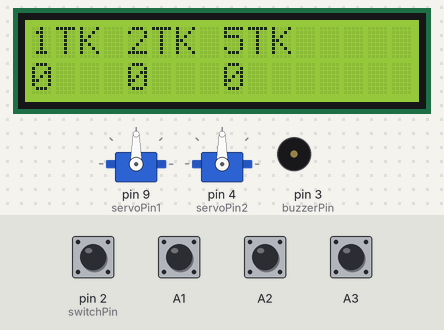
A sketch run on a simulated Arduino Uno, built with avr-gcc and run on an emulated ATmega328P. On the bench: 2 × servo, 16×2 character LCD, buzzer (waves = sounding). The inputs (shaded band) are chosen by the test bench; at power-on: A1–3, pin 2 (switchPin) HIGH.

Above: at 4.8 s.
4.9 s: pin 2 (switchPin) pulled LOW for 0.15 s
At 5.0 s:
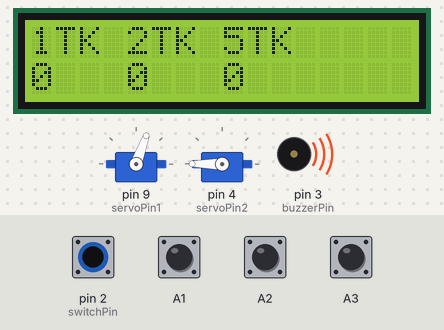
At 5.6 s:
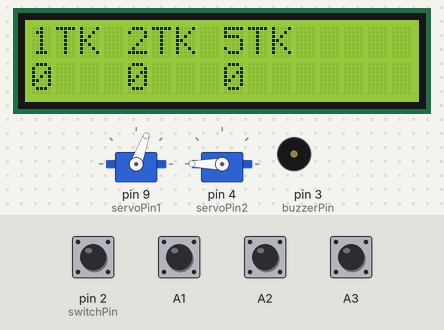
6.6 s: pin 2 (switchPin) pulled LOW for 1 s
At 8.1 s:
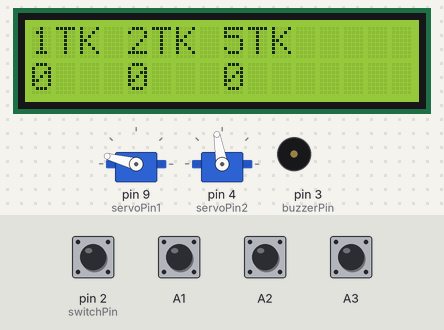
Timing chart, 0 to 9.6 s (numbered marks = the images above; inputs shaded):
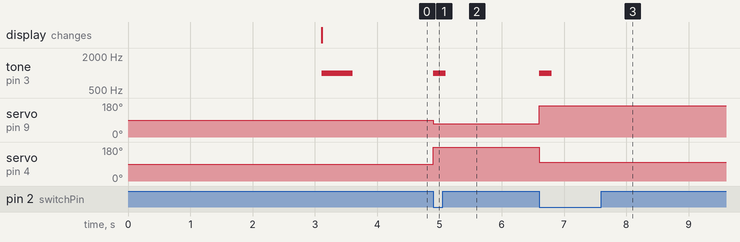

Measured:
- after the input at 4.9 s, tone on pin 3 (buzzerPin): silent → 1000 Hz at once, → silent 0.20 s later; servo on pin 9 (servoPin1): 90° → 70° at once; servo on pin 4 (servoPin2): 90° → 180° at once
- after the input at 6.6 s, tone on pin 3 (buzzerPin): silent → 1000 Hz at once, → silent 0.20 s later; servo on pin 9 (servoPin1): 70° → 165° at once; servo on pin 4 (servoPin2): 180° → 100° at once

The sketch:

coin_sorting_and_counting_machine1.ino
```cpp
#include <Wire.h>
#include <LiquidCrystal_I2C.h>
#include <Servo.h>

Servo myservo;
Servo servo1;
Servo servo2;

const int switchPin = 2;
const int servoPin1 = 9;
const int servoPin2 = 4;
const int buzzerPin = 3;  // Pin connected to the buzzer
int switchState = 0;
int previousSwitchState = 0;
int servoAngle1 = 165;
int servoAngle2 = 100;

int x1 = 0;
int input1 = A1;
int state1 = 1;

int x2 = 0;
int input2 = A2;
int state2 = 1;

int x3 = 0;
int input3 = A3;
int state3 = 1;

int total = 0;

LiquidCrystal_I2C lcd(0x27, 16, 2);  // Initialize the LCD object

void setup() {
  pinMode(switchPin, INPUT_PULLUP);  // Set the switch pin as input with internal pull-up resistor
  servo1.attach(servoPin1);  // Attach servo1 to servoPin1
  servo2.attach(servoPin2);  // Attach servo2 to servoPin2

  pinMode(buzzerPin, OUTPUT);  // Set the buzzer pin as output

  lcd.init();  // Initialize the LCD
  lcd.backlight();  // Turn on the LCD backlight

  lcd.setCursor(0, 0);  // Set the cursor to the first column of the first row
  lcd.print("Coin Sorter &");  // Print the first line of the welcome message
  lcd.setCursor(0, 1);  // Set the cursor to the first column of the second row
  lcd.print("Counter...");  // Print the second line of the welcome message

  delay(3000);  // Delay for 3 seconds to display the welcome message
  lcd.clear();  // Clear the LCD display

  lcd.setCursor(0, 0);
  lcd.print("1TK");  // Print the label for 1TK
  lcd.setCursor(4, 0);
  lcd.print("2TK");  // Print the label for 2TK
  lcd.setCursor(8, 0);
  lcd.print("5TK");  // Print the label for 5TK
  lcd.setCursor(0, 1);
  lcd.print(x1);  // Print the count of 1TK
  lcd.setCursor(4, 1);
  lcd.print(x2);  // Print the count of 2TK
  lcd.setCursor(8, 1);
  lcd.print(x3);  // Print the count of 5TK

  // Activate buzzer sound during setup
  tone(buzzerPin, 1000, 500);  // Play a tone on the buzzer for 500 milliseconds
  delay(500);
}

void loop() {
  switchState = digitalRead(switchPin);  // Read the state of the switch

  if (switchState != previousSwitchState && switchState == LOW) {
    // Toggle servo angles when the switch is pressed
    servoAngle1 = (servoAngle1 == 165) ? 70 : 165;
    servoAngle2 = (servoAngle2 == 100) ? 180 : 100;
    servo1.write(servoAngle1);  // Set the angle of servo1
    servo2.write(servoAngle2);  // Set the angle of servo2
    tone(buzzerPin, 1000, 200);  // Play a tone on the buzzer for 200 milliseconds
    delay(500);
  }

  previousSwitchState = switchState;  // Update the previous switch state

  int counter1 = digitalRead(A1);  // Read the state of counter 1
  int counter2 = digitalRead(A2);  // Read the state of counter 2
  int counter3 = digitalRead(A3);  // Read the state of counter 3

  if (state1 == 0) {
    switch (counter1) {
      case 1:
        state1 = 1;
        lcd.setCursor(0, 1);  // Set the cursor to the first column of the second row
        x1 = x1 + 1;  // Increment the count of 1TK
        total = total + 1;  // Increment the total amount
        lcd.print(x1);  // Print the updated count of 1TK
        tone(buzzerPin, 1000, 100);  // Play a tone on the buzzer for 100 milliseconds
        delay(200);
        break;
      case 0:
        state1 = 0;
        break;
    }
  }

  if (counter1 == LOW) {
    state1 = 0;
  }

  if (state2 == 0) {
    switch (counter2) {
      case 1:
        state2 = 1;
        lcd.setCursor(4, 1);  // Set the cursor to the fifth column of the second row
        x2 = x2 + 1;  // Increment the count of 2TK
        total = total + 2;  // Increment the total amount
        lcd.print(x2);  // Print the updated count of 2TK
        tone(buzzerPin, 1000, 100);  // Play a tone on the buzzer for 100 milliseconds
        delay(200);
        break;
      case 0:
        state2 = 0;
        break;
    }
  }

  if (counter2 == LOW) {
    state2 = 0;
  }

if (state3 == 0) {
    switch (counter3) {
      case 1:
        state3 = 1;
        lcd.setCursor(8, 1);  // Set the cursor to the ninth column of the second row
        x3 = x3 + 1;  // Increment the count of 5TK
        total = total + 5;  // Increment the total amount
        lcd.print(x3);  // Print the updated count of 5TK
        tone(buzzerPin, 1000, 100);  // Play a tone on the buzzer for 100 milliseconds
        delay(200);
        break;
      case 0:
        state3 = 0;
        break;
    }
  }

  if (counter3 == LOW) {
    state3 = 0;
  }

  // Display total amount when servo1 is at 165 degrees and micro switch is pressed
  if (servoAngle1 == 165 && switchState == LOW && total > 0) {
    lcd.clear();  // Clear the LCD display
    lcd.setCursor(0, 0);
    lcd.print("Total Amount:");
    lcd.setCursor(0, 1);
    lcd.print(total);
    lcd.setCursor(4, 1);
    lcd.print("TK");
  }
}
```
